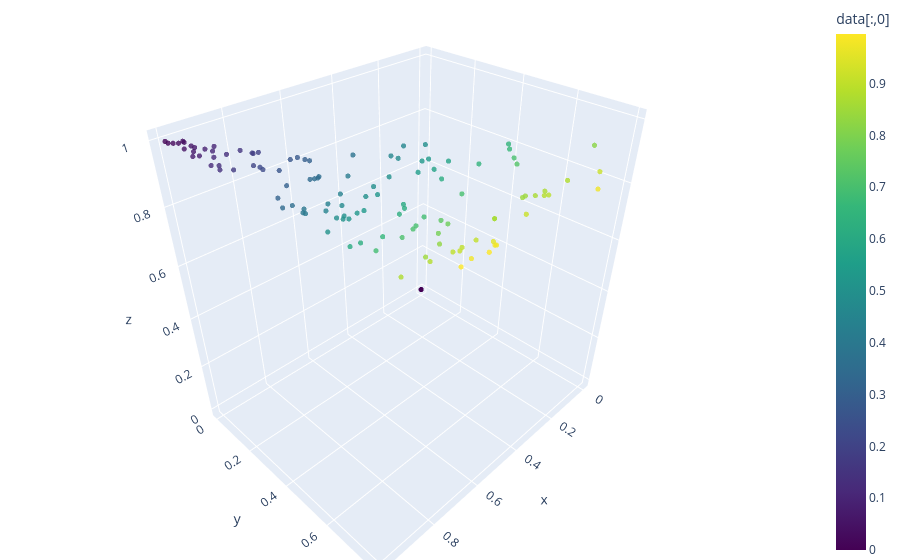

Here is the notebook cell this chart was saved with:
### Code cell
import plotly.graph_objects as go
# plot

# coordinates[:,3] = 1 - coordinates[:,0]
# coordinates[:,2] = coordinates[:,0] + coordinates[:,1]
# arg(z1)/2pi = 1 - t0
# arg(z0)/2pi = t0 + t1 = 1 - (t0 + t1)

fig = go.Figure(
    data=[
        go.Scatter3d(
            x=coordinates[:,0],
            y=coordinates[:,1],
            z=coordinates[:,2],
            mode='markers',
            marker=dict(
                size=3,
                color=coordinates[:,3],
                colorscale='Viridis',
                opacity=0.8,
                colorbar=dict(
                    title="data[:,0]"
                )
            )
        )
    ]
)

fig.update_layout(
    scene=dict(
        aspectmode='data'
    ),
    margin=dict(l=0, r=0, b=0, t=0)
)

fig.show()

### Figure 1 — Plotly figure (JSON) as saved in the notebook; plotly's stock layout.template omitted (floating-point values rounded to 4 significant figures; data arrays with more than 128 entries replaced by an {"elided": "..."} marker saying what was removed)
{"data": [{"marker": {"color": {"elided": "4802 float values"}, "colorbar": {"title": {"text": "data[:,0]"}}, "colorscale": [[0, "#440154"], [0.1111, "#482878"], [0.2222, "#3e4989"], [0.3333, "#31688e"], [0.4444, "#26828e"], [0.5556, "#1f9e89"], [0.6667, "#35b779"], [0.7778, "#6ece58"], [0.8889, "#b5de2b"], [1, "#fde725"]], "opacity": 0.8, "size": 3}, "mode": "markers", "type": "scatter3d", "x": {"elided": "4802 float values"}, "y": {"elided": "4802 float values"}, "z": {"elided": "4802 float values"}}], "layout": {"margin": {"b": 0, "l": 0, "r": 0, "t": 0}, "scene": {"aspectmode": "data"}}}
